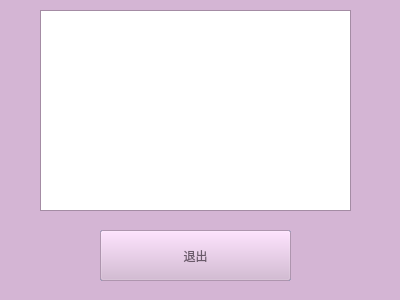
<?xml version="1.0" encoding="UTF-8"?>
<ui version="4.0">
 <class>MainWindow</class>
 <widget class="QDialog" name="MainWindow">
  <property name="geometry">
   <rect>
    <x>0</x>
    <y>0</y>
    <width>400</width>
    <height>300</height>
   </rect>
  </property>
  <property name="palette">
   <palette>
    <active>
     <colorrole role="WindowText">
      <brush brushstyle="SolidPattern">
       <color alpha="255">
        <red>0</red>
        <green>0</green>
        <blue>0</blue>
       </color>
      </brush>
     </colorrole>
     <colorrole role="Button">
      <brush brushstyle="SolidPattern">
       <color alpha="255">
        <red>212</red>
        <green>181</green>
        <blue>212</blue>
       </color>
      </brush>
     </colorrole>
     <colorrole role="Light">
      <brush brushstyle="SolidPattern">
       <color alpha="255">
        <red>255</red>
        <green>255</green>
        <blue>255</blue>
       </color>
      </brush>
     </colorrole>
     <colorrole role="Midlight">
      <brush brushstyle="SolidPattern">
       <color alpha="255">
        <red>233</red>
        <green>218</green>
        <blue>233</blue>
       </color>
      </brush>
     </colorrole>
     <colorrole role="Dark">
      <brush brushstyle="SolidPattern">
       <color alpha="255">
        <red>106</red>
        <green>90</green>
        <blue>106</blue>
       </color>
      </brush>
     </colorrole>
     <colorrole role="Mid">
      <brush brushstyle="SolidPattern">
       <color alpha="255">
        <red>141</red>
        <green>121</green>
        <blue>141</blue>
       </color>
      </brush>
     </colorrole>
     <colorrole role="Text">
      <brush brushstyle="SolidPattern">
       <color alpha="255">
        <red>0</red>
        <green>0</green>
        <blue>0</blue>
       </color>
      </brush>
     </colorrole>
     <colorrole role="BrightText">
      <brush brushstyle="SolidPattern">
       <color alpha="255">
        <red>255</red>
        <green>255</green>
        <blue>255</blue>
       </color>
      </brush>
     </colorrole>
     <colorrole role="ButtonText">
      <brush brushstyle="SolidPattern">
       <color alpha="255">
        <red>0</red>
        <green>0</green>
        <blue>0</blue>
       </color>
      </brush>
     </colorrole>
     <colorrole role="Base">
      <brush brushstyle="SolidPattern">
       <color alpha="255">
        <red>255</red>
        <green>255</green>
        <blue>255</blue>
       </color>
      </brush>
     </colorrole>
     <colorrole role="Window">
      <brush brushstyle="SolidPattern">
       <color alpha="255">
        <red>212</red>
        <green>181</green>
        <blue>212</blue>
       </color>
      </brush>
     </colorrole>
     <colorrole role="Shadow">
      <brush brushstyle="SolidPattern">
       <color alpha="255">
        <red>0</red>
        <green>0</green>
        <blue>0</blue>
       </color>
      </brush>
     </colorrole>
     <colorrole role="AlternateBase">
      <brush brushstyle="SolidPattern">
       <color alpha="255">
        <red>233</red>
        <green>218</green>
        <blue>233</blue>
       </color>
      </brush>
     </colorrole>
     <colorrole role="ToolTipBase">
      <brush brushstyle="SolidPattern">
       <color alpha="255">
        <red>255</red>
        <green>255</green>
        <blue>220</blue>
       </color>
      </brush>
     </colorrole>
     <colorrole role="ToolTipText">
      <brush brushstyle="SolidPattern">
       <color alpha="255">
        <red>0</red>
        <green>0</green>
        <blue>0</blue>
       </color>
      </brush>
     </colorrole>
    </active>
    <inactive>
     <colorrole role="WindowText">
      <brush brushstyle="SolidPattern">
       <color alpha="255">
        <red>0</red>
        <green>0</green>
        <blue>0</blue>
       </color>
      </brush>
     </colorrole>
     <colorrole role="Button">
      <brush brushstyle="SolidPattern">
       <color alpha="255">
        <red>212</red>
        <green>181</green>
        <blue>212</blue>
       </color>
      </brush>
     </colorrole>
     <colorrole role="Light">
      <brush brushstyle="SolidPattern">
       <color alpha="255">
        <red>255</red>
        <green>255</green>
        <blue>255</blue>
       </color>
      </brush>
     </colorrole>
     <colorrole role="Midlight">
      <brush brushstyle="SolidPattern">
       <color alpha="255">
        <red>233</red>
        <green>218</green>
        <blue>233</blue>
       </color>
      </brush>
     </colorrole>
     <colorrole role="Dark">
      <brush brushstyle="SolidPattern">
       <color alpha="255">
        <red>106</red>
        <green>90</green>
        <blue>106</blue>
       </color>
      </brush>
     </colorrole>
     <colorrole role="Mid">
      <brush brushstyle="SolidPattern">
       <color alpha="255">
        <red>141</red>
        <green>121</green>
        <blue>141</blue>
       </color>
      </brush>
     </colorrole>
     <colorrole role="Text">
      <brush brushstyle="SolidPattern">
       <color alpha="255">
        <red>0</red>
        <green>0</green>
        <blue>0</blue>
       </color>
      </brush>
     </colorrole>
     <colorrole role="BrightText">
      <brush brushstyle="SolidPattern">
       <color alpha="255">
        <red>255</red>
        <green>255</green>
        <blue>255</blue>
       </color>
      </brush>
     </colorrole>
     <colorrole role="ButtonText">
      <brush brushstyle="SolidPattern">
       <color alpha="255">
        <red>0</red>
        <green>0</green>
        <blue>0</blue>
       </color>
      </brush>
     </colorrole>
     <colorrole role="Base">
      <brush brushstyle="SolidPattern">
       <color alpha="255">
        <red>255</red>
        <green>255</green>
        <blue>255</blue>
       </color>
      </brush>
     </colorrole>
     <colorrole role="Window">
      <brush brushstyle="SolidPattern">
       <color alpha="255">
        <red>212</red>
        <green>181</green>
        <blue>212</blue>
       </color>
      </brush>
     </colorrole>
     <colorrole role="Shadow">
      <brush brushstyle="SolidPattern">
       <color alpha="255">
        <red>0</red>
        <green>0</green>
        <blue>0</blue>
       </color>
      </brush>
     </colorrole>
     <colorrole role="AlternateBase">
      <brush brushstyle="SolidPattern">
       <color alpha="255">
        <red>233</red>
        <green>218</green>
        <blue>233</blue>
       </color>
      </brush>
     </colorrole>
     <colorrole role="ToolTipBase">
      <brush brushstyle="SolidPattern">
       <color alpha="255">
        <red>255</red>
        <green>255</green>
        <blue>220</blue>
       </color>
      </brush>
     </colorrole>
     <colorrole role="ToolTipText">
      <brush brushstyle="SolidPattern">
       <color alpha="255">
        <red>0</red>
        <green>0</green>
        <blue>0</blue>
       </color>
      </brush>
     </colorrole>
    </inactive>
    <disabled>
     <colorrole role="WindowText">
      <brush brushstyle="SolidPattern">
       <color alpha="255">
        <red>106</red>
        <green>90</green>
        <blue>106</blue>
       </color>
      </brush>
     </colorrole>
     <colorrole role="Button">
      <brush brushstyle="SolidPattern">
       <color alpha="255">
        <red>212</red>
        <green>181</green>
        <blue>212</blue>
       </color>
      </brush>
     </colorrole>
     <colorrole role="Light">
      <brush brushstyle="SolidPattern">
       <color alpha="255">
        <red>255</red>
        <green>255</green>
        <blue>255</blue>
       </color>
      </brush>
     </colorrole>
     <colorrole role="Midlight">
      <brush brushstyle="SolidPattern">
       <color alpha="255">
        <red>233</red>
        <green>218</green>
        <blue>233</blue>
       </color>
      </brush>
     </colorrole>
     <colorrole role="Dark">
      <brush brushstyle="SolidPattern">
       <color alpha="255">
        <red>106</red>
        <green>90</green>
        <blue>106</blue>
       </color>
      </brush>
     </colorrole>
     <colorrole role="Mid">
      <brush brushstyle="SolidPattern">
       <color alpha="255">
        <red>141</red>
        <green>121</green>
        <blue>141</blue>
       </color>
      </brush>
     </colorrole>
     <colorrole role="Text">
      <brush brushstyle="SolidPattern">
       <color alpha="255">
        <red>106</red>
        <green>90</green>
        <blue>106</blue>
       </color>
      </brush>
     </colorrole>
     <colorrole role="BrightText">
      <brush brushstyle="SolidPattern">
       <color alpha="255">
        <red>255</red>
        <green>255</green>
        <blue>255</blue>
       </color>
      </brush>
     </colorrole>
     <colorrole role="ButtonText">
      <brush brushstyle="SolidPattern">
       <color alpha="255">
        <red>106</red>
        <green>90</green>
        <blue>106</blue>
       </color>
      </brush>
     </colorrole>
     <colorrole role="Base">
      <brush brushstyle="SolidPattern">
       <color alpha="255">
        <red>212</red>
        <green>181</green>
        <blue>212</blue>
       </color>
      </brush>
     </colorrole>
     <colorrole role="Window">
      <brush brushstyle="SolidPattern">
       <color alpha="255">
        <red>212</red>
        <green>181</green>
        <blue>212</blue>
       </color>
      </brush>
     </colorrole>
     <colorrole role="Shadow">
      <brush brushstyle="SolidPattern">
       <color alpha="255">
        <red>0</red>
        <green>0</green>
        <blue>0</blue>
       </color>
      </brush>
     </colorrole>
     <colorrole role="AlternateBase">
      <brush brushstyle="SolidPattern">
       <color alpha="255">
        <red>212</red>
        <green>181</green>
        <blue>212</blue>
       </color>
      </brush>
     </colorrole>
     <colorrole role="ToolTipBase">
      <brush brushstyle="SolidPattern">
       <color alpha="255">
        <red>255</red>
        <green>255</green>
        <blue>220</blue>
       </color>
      </brush>
     </colorrole>
     <colorrole role="ToolTipText">
      <brush brushstyle="SolidPattern">
       <color alpha="255">
        <red>0</red>
        <green>0</green>
        <blue>0</blue>
       </color>
      </brush>
     </colorrole>
    </disabled>
   </palette>
  </property>
  <property name="windowTitle">
   <string>党课刷视频小程序</string>
  </property>
  <property name="windowOpacity">
   <double>0.900000000000000</double>
  </property>
  <widget class="QPushButton" name="start">
   <property name="geometry">
    <rect>
     <x>100</x>
     <y>230</y>
     <width>191</width>
     <height>51</height>
    </rect>
   </property>
   <property name="text">
    <string>成功登陆之后按这个按钮</string>
   </property>
  </widget>
  <widget class="QLabel" name="id_img">
   <property name="geometry">
    <rect>
     <x>200</x>
     <y>160</y>
     <width>171</width>
     <height>81</height>
    </rect>
   </property>
   <property name="text">
    <string/>
   </property>
  </widget>
  <widget class="QTextBrowser" name="textBrowser">
   <property name="geometry">
    <rect>
     <x>40</x>
     <y>10</y>
     <width>311</width>
     <height>201</height>
    </rect>
   </property>
  </widget>
  <widget class="QPushButton" name="exit_button">
   <property name="enabled">
    <bool>false</bool>
   </property>
   <property name="geometry">
    <rect>
     <x>100</x>
     <y>230</y>
     <width>191</width>
     <height>51</height>
    </rect>
   </property>
   <property name="text">
    <string>退出</string>
   </property>
  </widget>
 </widget>
 <resources/>
 <connections/>
</ui>
